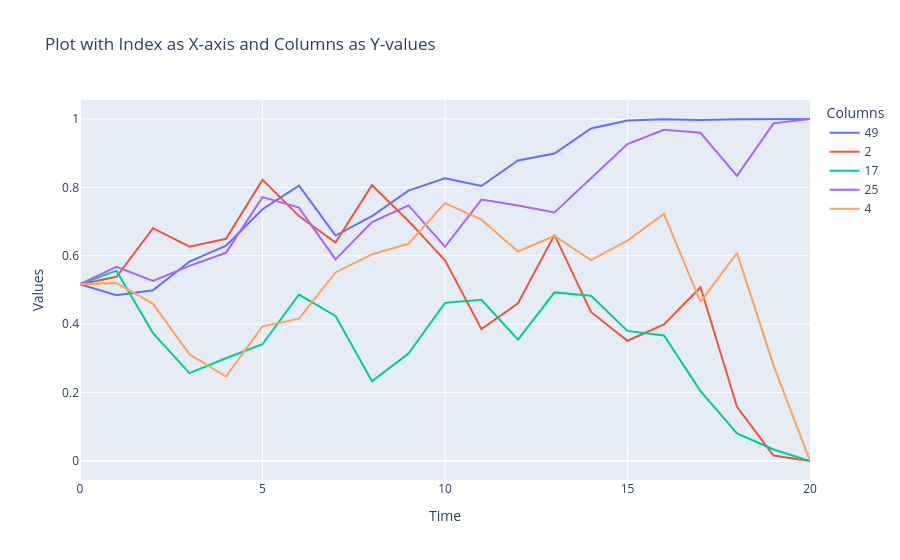

Here is the notebook cell this chart was saved with:
### Code cell
fig = go.Figure()

# Add traces for each column
for column in deltas.columns[values]:
    fig.add_trace(go.Scatter(x=deltas.index, y=deltas[column], mode='lines', name=column))

# Update layout
fig.update_layout(
    title='Plot with Index as X-axis and Columns as Y-values',
    xaxis_title='Time',
    yaxis_title='Values',
    template='plotly',
    legend=dict(title='Columns'),
)

# Show the plot
fig.show()

### Figure 1 — Plotly figure (JSON) as saved in the notebook; plotly's stock layout.template omitted (floating-point values rounded to 4 significant figures)
{"data": [{"mode": "lines", "name": "49", "type": "scatter", "x": [0, 1, 2, 3, 4, 5, 6, 7, 8, 9, 10, 11, 12, 13, 14, 15, 16, 17, 18, 19, 20], "y": [0.5169, 0.4848, 0.4992, 0.5832, 0.6293, 0.7362, 0.805, 0.6591, 0.7159, 0.7905, 0.8269, 0.804, 0.8787, 0.8992, 0.9725, 0.9957, 0.9991, 0.997, 0.9991, 1.0, 1]}, {"mode": "lines", "name": "2", "type": "scatter", "x": [0, 1, 2, 3, 4, 5, 6, 7, 8, 9, 10, 11, 12, 13, 14, 15, 16, 17, 18, 19, 20], "y": [0.5169, 0.5386, 0.6808, 0.6268, 0.6497, 0.822, 0.7161, 0.6387, 0.8064, 0.7019, 0.5871, 0.3856, 0.4612, 0.6612, 0.4359, 0.3516, 0.3996, 0.5081, 0.1582, 0.01595, 0]}, {"mode": "lines", "name": "17", "type": "scatter", "x": [0, 1, 2, 3, 4, 5, 6, 7, 8, 9, 10, 11, 12, 13, 14, 15, 16, 17, 18, 19, 20], "y": [0.5169, 0.5566, 0.3735, 0.2569, 0.3004, 0.3414, 0.4868, 0.4243, 0.2334, 0.314, 0.4624, 0.4716, 0.3547, 0.4929, 0.483, 0.3804, 0.3669, 0.2045, 0.08062, 0.03371, 0]}, {"mode": "lines", "name": "25", "type": "scatter", "x": [0, 1, 2, 3, 4, 5, 6, 7, 8, 9, 10, 11, 12, 13, 14, 15, 16, 17, 18, 19, 20], "y": [0.5169, 0.5675, 0.5264, 0.5704, 0.6088, 0.7716, 0.7409, 0.5893, 0.6983, 0.7473, 0.6264, 0.7644, 0.7474, 0.7265, 0.8266, 0.9266, 0.9683, 0.9597, 0.8335, 0.9872, 1]}, {"mode": "lines", "name": "4", "type": "scatter", "x": [0, 1, 2, 3, 4, 5, 6, 7, 8, 9, 10, 11, 12, 13, 14, 15, 16, 17, 18, 19, 20], "y": [0.5169, 0.5208, 0.4597, 0.3117, 0.2471, 0.3938, 0.4163, 0.5513, 0.6041, 0.6352, 0.754, 0.7056, 0.6125, 0.6583, 0.5877, 0.6444, 0.7227, 0.4653, 0.6081, 0.2806, 0]}], "layout": {"legend": {"title": {"text": "Columns"}}, "title": {"text": "Plot with Index as X-axis and Columns as Y-values"}, "xaxis": {"title": {"text": "Time"}}, "yaxis": {"title": {"text": "Values"}}}}
